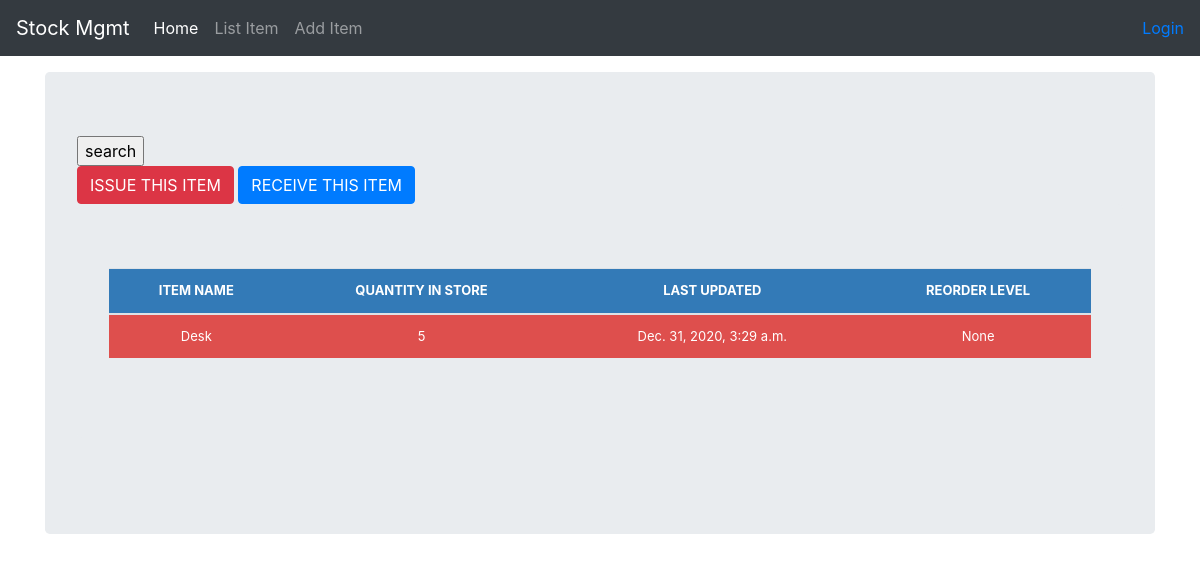
/stock_detail/2/, run on the app's committed database.
### stockmgt/models.py (models this page shows, shortened)
class Stock(models.Model):
    category=models.ForeignKey(Category , on_delete=models.CASCADE, blank=True)
    item_name=models.CharField(max_length=50 , blank=True , null=True)
    quantity=models.IntegerField(default=0 , blank=True , null=True)
    recieve_quantity=models.IntegerField(default=0, blank=True , null=True)
    recieve_by=models.CharField(max_length=50 , blank=True , null=True)
    recieve_to=models.CharField(max_length=50 , blank=True , null=True)
    issue_quantity=models.IntegerField(default=0 , blank=True , null=True)
    issue_by=models.CharField(max_length=50, blank=True , null=True)
    issue_to=models.CharField(max_length=50 , blank=True , null=True)
    phone_number=models.CharField(max_length=50, blank=True, null=True)
    created_by=models.CharField(max_length=50, blank=True, null=True)
    reorder_level=models.CharField(max_length=50, blank=True, null=True)
    last_updated=models.DateTimeField(auto_now_add=False,auto_now=True )
    timestamp=models.DateTimeField(auto_now_add=True ,auto_now=False)

### stockmgt/views.py (the view)
# urls.py: path('stock_detail/<str:pk>/', views.stock_detail, name='stock_detail'),
def stock_detail(request , pk):
    queryset=Stock.objects.get(id=pk)
    context={
        "title":queryset.item_name,
        'queryset':queryset,
    }
    return render(request , 'stock_detail.html' ,context)

### stockmgt/templates/stock_detail.html (shortened to what this page needs)
{% load crispy_forms_tags  %}
{% load static %}
<!doctype html>
<html lang="en">
  <head>
    <link href="{% static '/css/stylesheet.css' %}"  rel="stylesheet" />
    <link href="{% static '/css/bootstrap.min.css' %}"  rel="stylesheet" />
  </head>
  <body>
  {% include 'navbar.html' %}
    <main role="main" class="container">
      <div class="jumbotron">
        <form method="POST" action="">
        <input type="submit" value="search" />
        </form>
        <a href="{% url  'issue_items' queryset.id %}"><div class="btn btn-danger">ISSUE THIS ITEM</div></a>
        <a href="{% url  'recieve_items' queryset.id %}"><div class="btn btn-primary">RECEIVE THIS ITEM</div></a>
    <div class="jumbotron">
    <table  class="table">
      <thead>
        <tr>
          <th>ITEM NAME</th>
          <th> QUANTITY IN STORE </th>
          <th> LAST UPDATED </th>
          <th> REORDER LEVEL </th>
        </tr>
      </thead>
      <tr>
        <td>{{queryset.item_name}} </td>
        <td>{{ queryset.quantity}} </td>
        <td>{{queryset.last_updated}} </td>
        <td>{{queryset.reorder_level}} </td>
      </tr>
    </table>
  </div>
    </div>
    </main>
  </body>
</html>

### stockmgt/static/css/stylesheet.css (style rules this page uses)
body { min-height: 75rem; padding-top: 4.5rem; }
.table { font-size: 13px; text-align: center; width:95%; margin: auto; }
.table tr:nth-child(odd) { background-color: #de4f4d; color:white; }
th { background-color: #337ab7;; color:white }

### data on the page
Stock: item_name "Desk", quantity "5", last_updated "Dec. 31, 2020, 3:29 a.m.", reorder_level "None"
